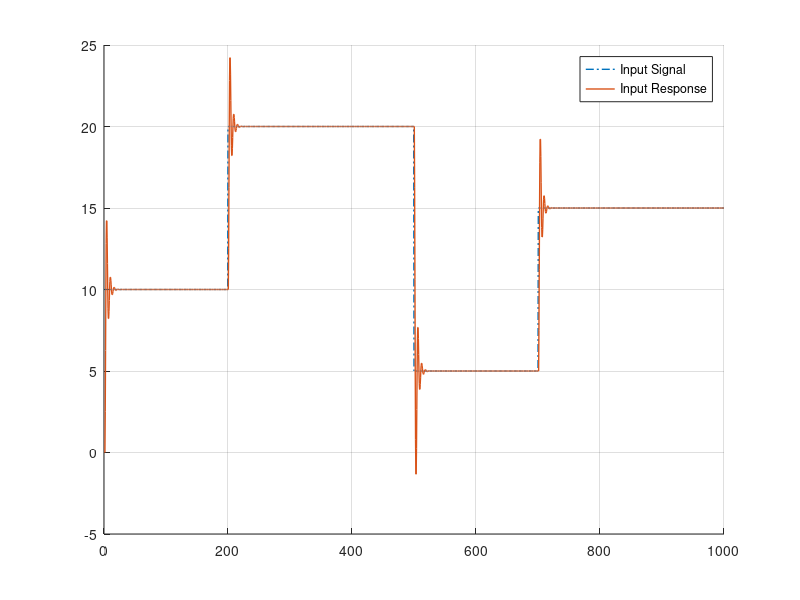

Reproduce this figure in MATLAB. (Note: this script raises an error after producing the figure.)
clear; clc;

%% Define system

parameters.K=1;
parameters.M=1;
parameters.b=1;
parameters.Ts=0.5;
K=parameters.K;
M=parameters.M;
b=parameters.b;
Ts=parameters.Ts;

A= [1 Ts; -K*Ts/M 1-b*Ts/M];
B= [0; Ts/M];
C = [1 0];
D = 0;
[parameters.n,parameters.m]=size(B);
parameters.S=eye(parameters.n);

%% 1 - Asymptotical Stab.
spectr = eig(A);

%% 2 - Offset free
offset = C * inv(eye(parameters.n)-A) * B;
if offset == eye(parameters.m)
    disp('satisfied');
end

%% Step response (without CG)

% Create custom signal
N = 1000;
signal = zeros(1,N);
k = 1:Ts:N;

signal(k<200) = 10;
signal(k>=200 & k<500) = 20;
signal(k>=500 & k<=700) = 5;
signal(k>700) = 15;

sys = ss(A,B,C,D,Ts);
y = lsim(sys,signal',k);

figure('Name','Input Signal vs Input Response')
hold on
plot(k,signal,'LineStyle','-.','LineWidth',1)
plot(k,y,'LineStyle','-','LineWidth',1)
grid on
legend('Input Signal','Input Response')
hold off

%% ---------- CG Application (no disturbances) --------------------------------------------

%% OFFLINE PHASE
% Define matrices

% constraints matrix T
parameters.T = [1 0 0;
                -1 0 0;
                0 1 0;
                0 -1 0;
                0 0 1;
                0 0 -1];
parameters.g = ones(6,1);
parameters.Hc = [1 0; 0 1; 0 0];    % related to x(t)
parameters.Phi = A;
parameters.G = B;
parameters.L = [0; 0; 1];           % related to g(t)
parameters.delta = 0.1;

% Compute k0

k0 = compk0(parameters);

%% ONLINE PHASE

% matrix \Psi
parameters.Psi = 1;




